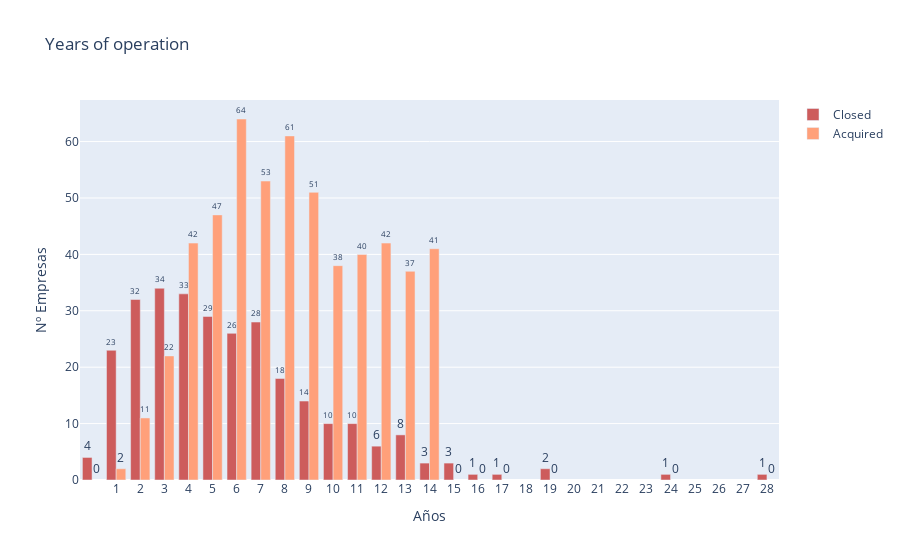

Source (notebook cell):
### Code cell
fig = go.Figure()

x_values = list(range(1, max(age['age'])+1))

fig.add_trace(go.Bar(
    x=age['age'].values,
    y=age['Closed'].values,
    name='Closed',
    marker_color='indianred'))
fig.add_trace(go.Bar(
    x=age['age'].values,
    y=age['Acquired'].values,
    name='Acquired',
    marker_color='lightsalmon'
))

adquired_trace = fig.data[0]
adquired_trace.update(text=age['Closed'], texttemplate='%{text:.0f}', textposition='outside')

adquired_trace = fig.data[1]
adquired_trace.update(text=age['Acquired'], texttemplate='%{text:.0f}', textposition='outside')

fig.update_layout(title_text='Years of operation',barmode='group',xaxis=dict(tickmode='array', tickvals=x_values))
fig.update_xaxes(title = 'Años')
fig.update_yaxes(title = 'Nº Empresas')
#fig.update_traces(text=age['iD'], texttemplate='%{text:.0f}', textposition='outside')

fig.show()

#fig.write_html("Graficos/Yearsofoperations.html")

### Figure 1 — Plotly figure (JSON) as saved in the notebook; plotly's stock layout.template omitted (floating-point values rounded to 4 significant figures)
{"data": [{"marker": {"color": "indianred"}, "name": "Closed", "text": [4, 23, 32, 34, 33, 29, 26, 28, 18, 14, 10, 10, 6, 8, 3, 3, 1, 1, 2, 1, 1], "textposition": "outside", "texttemplate": "%{text:.0f}", "type": "bar", "x": [0, 1, 2, 3, 4, 5, 6, 7, 8, 9, 10, 11, 12, 13, 14, 15, 16, 17, 19, 24, 28], "y": [4, 23, 32, 34, 33, 29, 26, 28, 18, 14, 10, 10, 6, 8, 3, 3, 1, 1, 2, 1, 1]}, {"marker": {"color": "lightsalmon"}, "name": "Acquired", "text": [null, 2, 11, 22, 42, 47, 64, 53, 61, 51, 38, 40, 42, 37, 41, null, null, null, null, null, null], "textposition": "outside", "texttemplate": "%{text:.0f}", "type": "bar", "x": [0, 1, 2, 3, 4, 5, 6, 7, 8, 9, 10, 11, 12, 13, 14, 15, 16, 17, 19, 24, 28], "y": [null, 2, 11, 22, 42, 47, 64, 53, 61, 51, 38, 40, 42, 37, 41, null, null, null, null, null, null]}], "layout": {"barmode": "group", "title": {"text": "Years of operation"}, "xaxis": {"tickmode": "array", "tickvals": [1, 2, 3, 4, 5, 6, 7, 8, 9, 10, 11, 12, 13, 14, 15, 16, 17, 18, 19, 20, 21, 22, 23, 24, 25, 26, 27, 28], "title": {"text": "Años"}}, "yaxis": {"title": {"text": "Nº Empresas"}}}}
